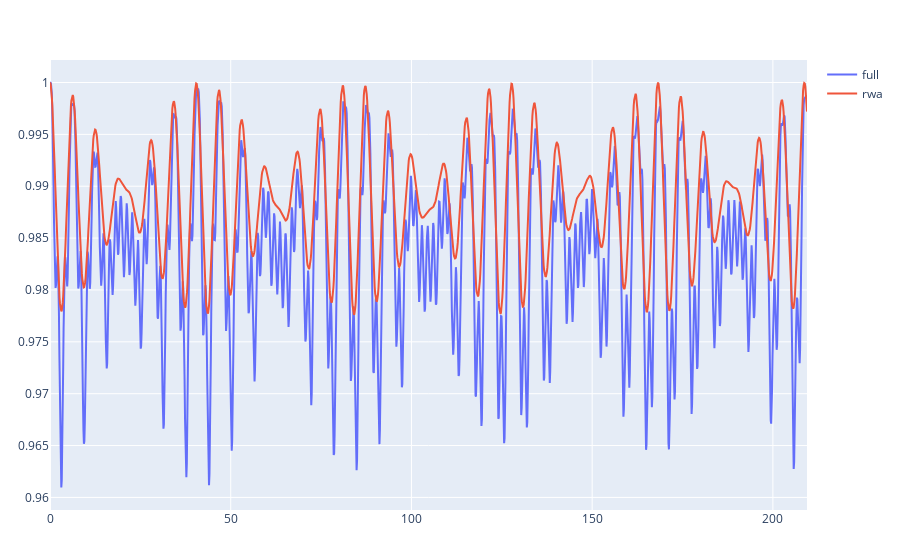

Source (notebook cell):
### Code cell
plot_full = scatter(x = sol.t, y = abs2.(c0), mode = "lines", name = "full")
plot_rwa = scatter(x = sol_rwa.t, y = abs2.(c0_rwa), mode = "lines", name = "rwa")

# imag_plot = scatter(x = sol.t, y = imag(c0), mode = "lines", name = "imag")

plot([plot_full, plot_rwa])

### Figure 1 — Plotly figure (JSON) as saved in the notebook; plotly's stock layout.template omitted (floating-point values rounded to 4 significant figures; data arrays with more than 128 entries replaced by an {"elided": "..."} marker saying what was removed)
{"data": [{"mode": "lines", "name": "full", "type": "scatter", "x": {"elided": "1651 float values"}, "y": {"elided": "1651 float values"}}, {"mode": "lines", "name": "rwa", "type": "scatter", "x": {"elided": "1633 float values"}, "y": {"elided": "1633 float values"}}], "layout": {"margin": {"b": 50, "l": 50, "r": 50, "t": 60}}}
